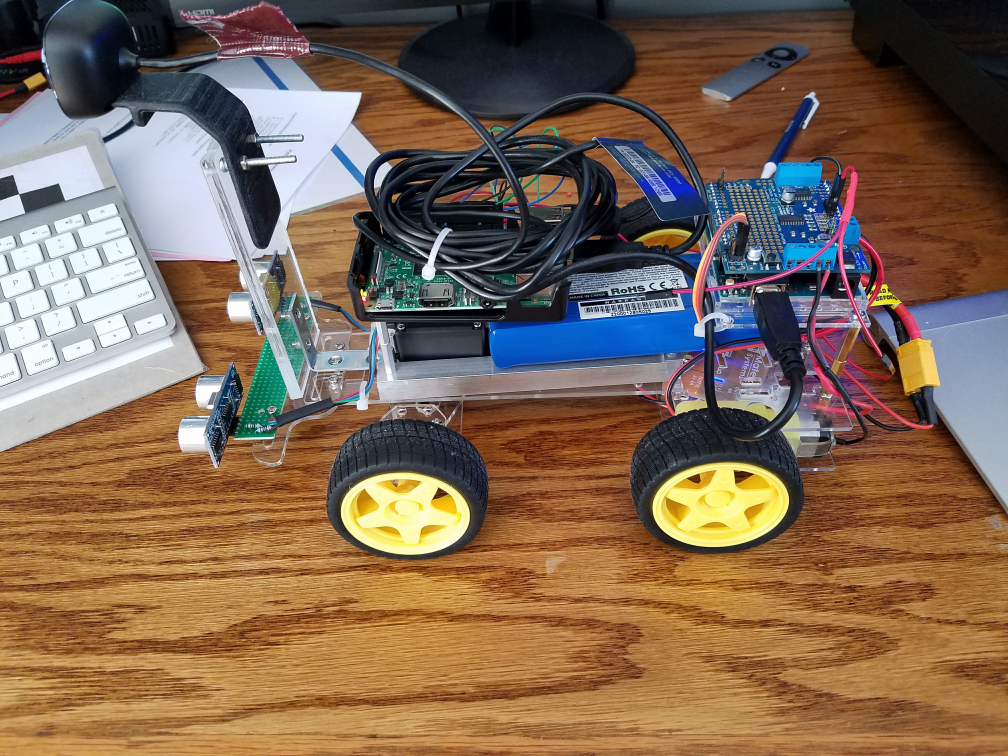
#> input picture car.jpg, 4032 x 3024 px, given in place of the camera (shown at 1/4 size)
$ python hsv.py
#> lines starting #> are read from the running program, lines starting #| are printed output that depends on the picture; after the words box and inside, x2 and y2 are one past the last pixel; in counts of white or black regions, pixels touching at a corner belong together
#Import necessary packages
from imutils.video import WebcamVideoStream
import imutils
import cv2
import numpy as np

vs = WebcamVideoStream(src=0).start()
def nothing(x):
    pass


# Creating a window for later use
cv2.namedWindow('result')

# Starting with 100's to prevent error while masking
h,s,v = 100,100,100

# Creating track bar
cv2.createTrackbar('h', 'result',0,179,nothing)
#> slider 'h' is set to 59
cv2.createTrackbar('s', 'result',0,255,nothing)
#> slider 's' is set to 85
cv2.createTrackbar('v', 'result',0,255,nothing)
#> slider 'v' is set to 85

while True:

    frame = vs.read()
#> frame is the input picture: shape (3024, 4032, 3); mean B, G, R 83.9, 103.9, 127.6
    frame = imutils.resize(frame, width=640)
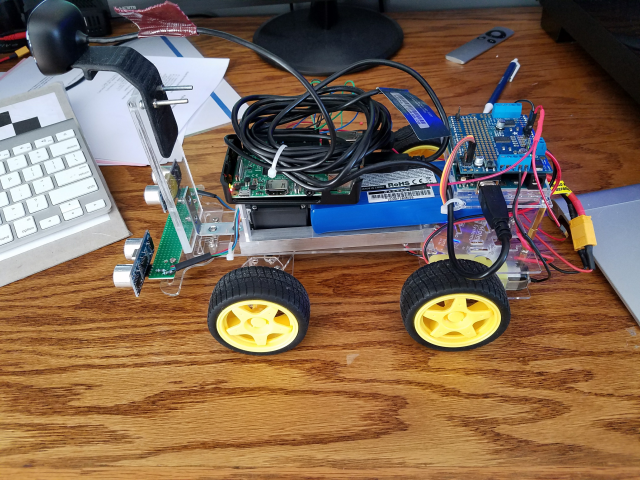
#> frame: shape (480, 640, 3); mean B, G, R 83.9, 103.9, 127.6
    h, w = frame.shape[:2]
#> h = 480; w = 640

    #converting to HSV
    hsv = cv2.cvtColor(frame,cv2.COLOR_BGR2HSV)
#> hsv: shape (480, 640, 3); mean H, S, V 53.9, 126.2, 139.3

    # get info from track bar and appy to result
    h = cv2.getTrackbarPos('h','result')
    s = cv2.getTrackbarPos('s','result')
    v = cv2.getTrackbarPos('v','result')

    # Normal masking algorithm
    lower_range = np.array([h,s,v])
    np.save('/Users/Benjamin/PycharmProjects/SeniorProject/tuned_vals.npy',lower_range)
    upper_range = np.array([180,255,255])


    # fooling with mask
    mask = cv2.inRange(hsv,lower_range, upper_range)
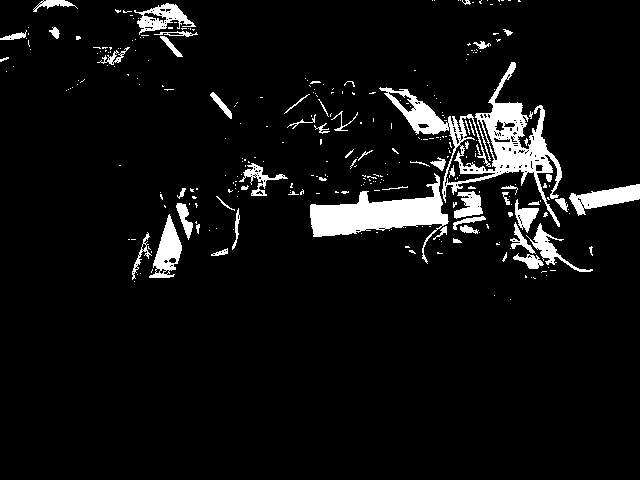
#> mask: shape (480, 640); 6.4% white; 311 white regions (252 under 20 px), largest, box (x1, y1, x2, y2) and area: (379, 62, 562, 227) 6052, (310, 173, 449, 264) 4140, (569, 184, 640, 216) 1097
    result = cv2.bitwise_and(frame, frame, mask=mask)
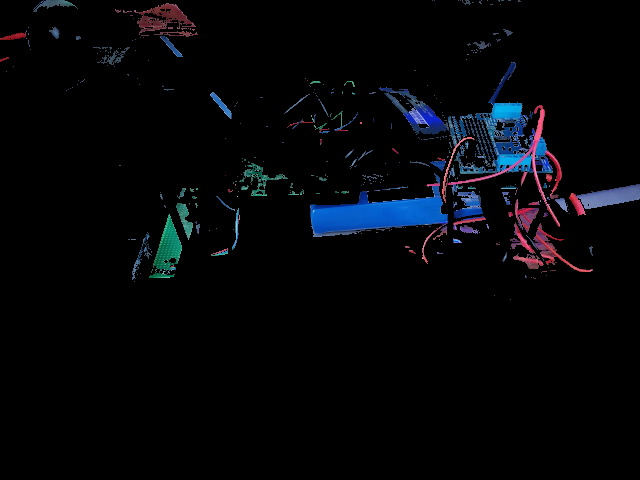
#> result: shape (480, 640, 3); mean B, G, R 8.7, 5.7, 4.2
    cv2.imshow("mask",mask)
    cv2.imshow('result', result)

    k = cv2.waitKey(5) & 0xFF
#> (key Esc is pressed here)
    if k == 27:
        print("h: ", h, " s: ", s, " v: ", v)
        break


cv2.destroyAllWindows()
vs.stop()
